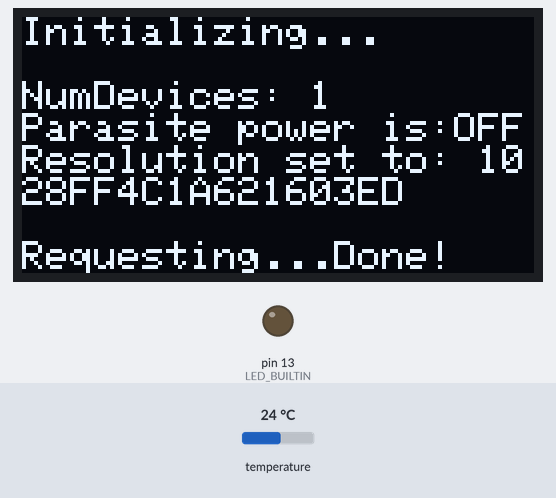
Simulated run of this sketch. Board: Arduino Uno, built with avr-gcc and run on an emulated ATmega328P. Shown: 128×64 one-colour display, output pins drawn as LEDs (lit = HIGH). Dashed ring = blinking. Inputs (shaded band) come from the test bench; at power-on: temperature 24 °C.

Above: at 0.6 s.
At 3.2 s:
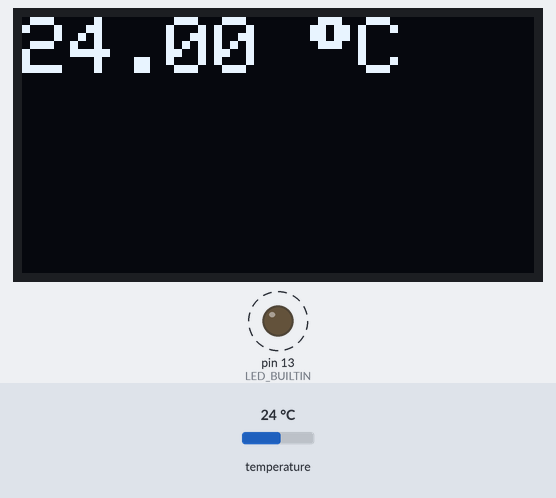
3.3 s: temperature set to 12 °C
At 4.1 s:
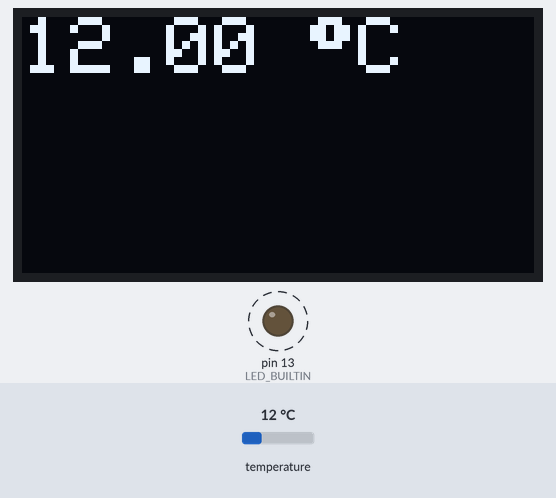
7.6 s: temperature set to 19 °C
At 8.7 s:
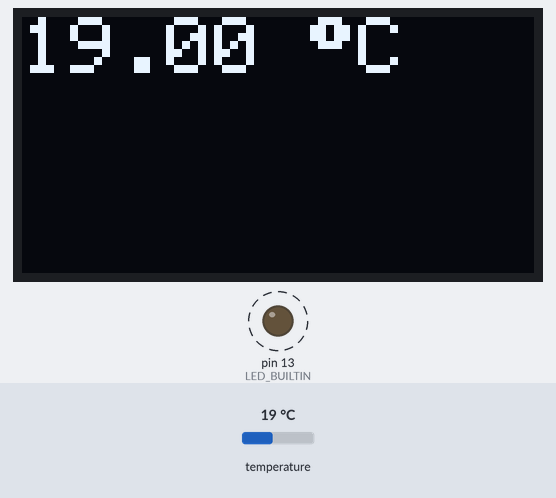
10.4 s: temperature set to 28 °C
At 11.8 s:
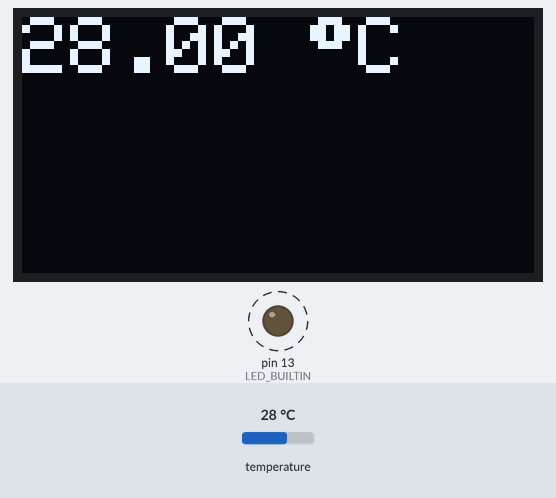
Timing chart, 0 to 19.6 s (numbered marks = the images above; inputs shaded):
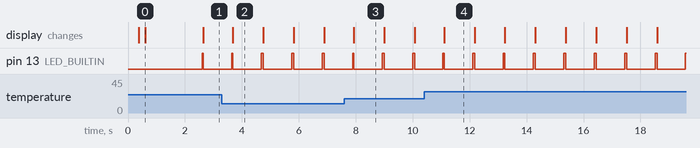

Measured:
- by itself, pin 13 (LED_BUILTIN): alternates HIGH for 0.07 s and LOW for 1.0 s
- what the display in image 0 shows lasts 2.0 s, from 0.6 s to 2.6 s

The sketch:

OLED_DS18B20_Thermometer_v003.ino
```cpp
#include "LowPower.h"

#include <OneWire.h>
#include <DallasTemperature.h>
#define ONE_WIRE_BUS 12
#define TEMPERATURE_PRECISION 10 // Lower resolution
OneWire oneWire(ONE_WIRE_BUS);
DallasTemperature sensors(&oneWire);

#include <Adafruit_SSD1306.h>
#define OLED_RESET 4
Adafruit_SSD1306 display(OLED_RESET);

int numberOfDevices; // Number of temperature devices found
DeviceAddress tempDeviceAddress;
uint8_t timer;
float tempC = 0;
float tempCprev = 0;

void setup() {

  pinMode(LED_BUILTIN, OUTPUT);

  // put your setup code here, to run once:
  display.begin(SSD1306_SWITCHCAPVCC, 0x3C);  // initialize with the I2C addr 0x3D (for the 128x64)
  display.clearDisplay();
  display.setTextSize(1);
  display.setTextColor(WHITE);
  display.setCursor(0, 0);
  display.print("Initializing");
  display.display();
  sensors.begin();
  display.print(".");
  display.display();
  numberOfDevices = sensors.getDeviceCount();
  display.print(".");
  display.display();
  sensors.getAddress(tempDeviceAddress, 0);
  display.println("."); display.println();
  display.display();
  display.print("NumDevices: ");
  display.display();
  display.println(numberOfDevices, DEC);
  display.display();
  display.print("Parasite power is:");
  display.display();
  if (sensors.isParasitePowerMode()) display.println("ON");
  else display.println("OFF");
  display.display();
  display.print("Resolution set to: ");
  display.display();
  sensors.setResolution(tempDeviceAddress, TEMPERATURE_PRECISION);
  display.println(sensors.getResolution(tempDeviceAddress), DEC);
  display.display();
  printAddress(tempDeviceAddress); display.println(); display.println();
  display.display();
  // Clear the buffer.
  display.print("Requesting...");
  display.display();
  sensors.requestTemperatures(); // Send the command to get temperatures
  display.println("Done!");
  display.display();
  sensors.setWaitForConversion(false);
  delay(1000);
  display.clearDisplay();
}

void loop() {
  {
    digitalWrite(LED_BUILTIN, 0);
    LowPower.powerDown(SLEEP_1S, ADC_OFF, BOD_OFF);
    digitalWrite(LED_BUILTIN, 1);
  }

  {
    sensors.requestTemperatures();
    tempCprev = tempC;
    display.clearDisplay();
    display.setCursor(0, 0);
    display.setTextSize(2);
    tempC = sensors.getTempC(tempDeviceAddress);
    display.print(tempC, 2);
    display.print(" "); display.print((char)247); display.print("C");
    display.display();

    display.setTextSize(1);
    display.setCursor(0, 20);

    if (tempC == tempCprev)
    {
      timer++;
      display.setCursor(0, 20);
      display.print("    ");
      display.setCursor(0, 20);
      display.print(timer);
      display.display();
    } else
    {
      timer = 0;
    }
  }
}
// function to print a device address
void printAddress(DeviceAddress deviceAddress)
{
  for (uint8_t i = 0; i < 8; i++)
  {
    if (deviceAddress[i] < 16) display.print("0");
    display.print(deviceAddress[i], HEX);
  }
}
```
